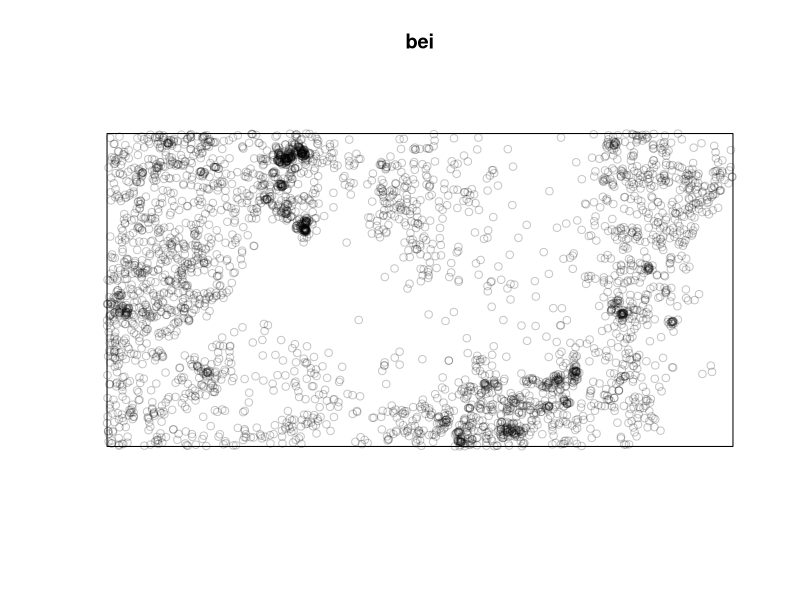
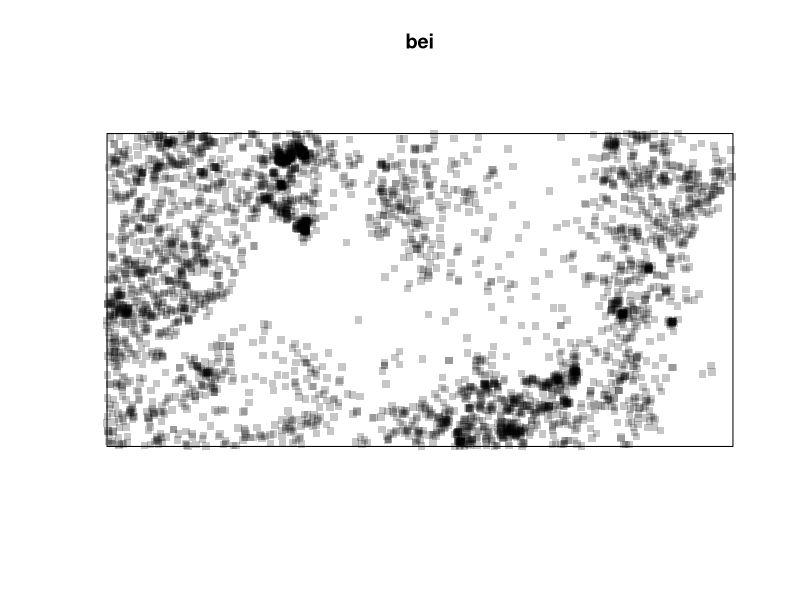
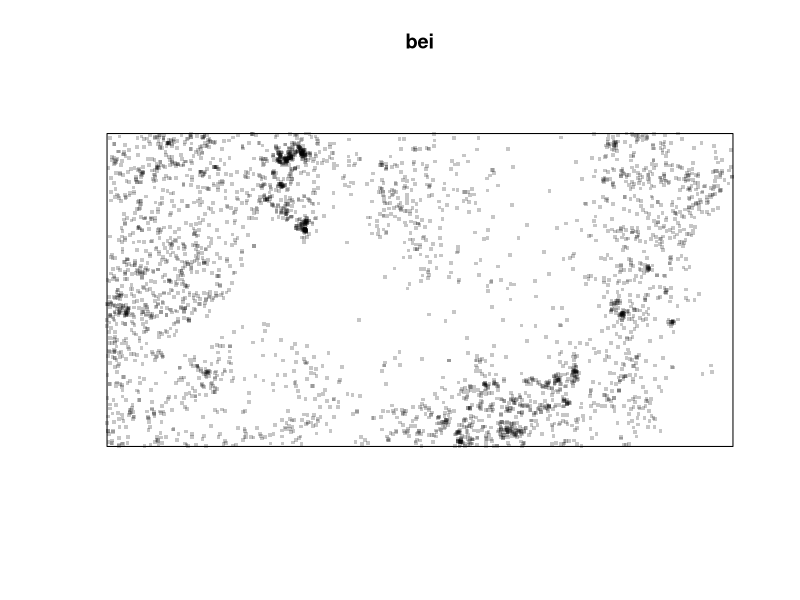
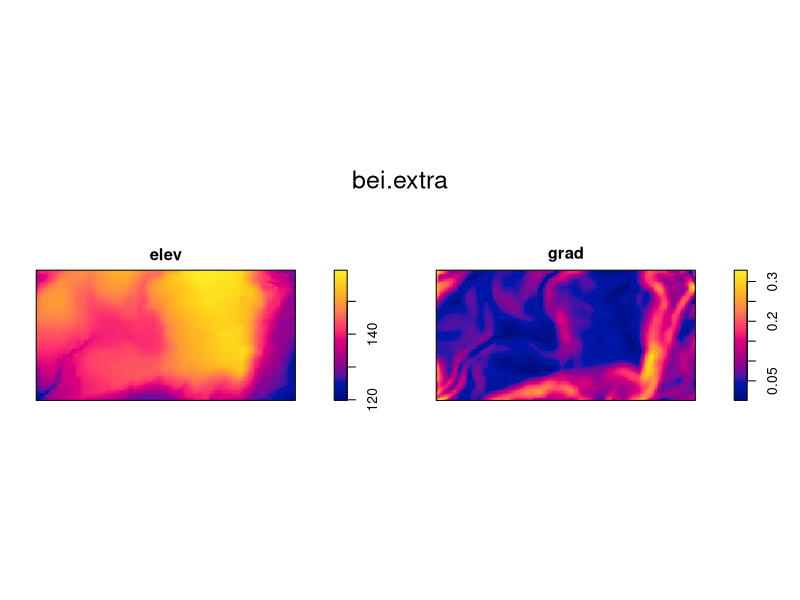
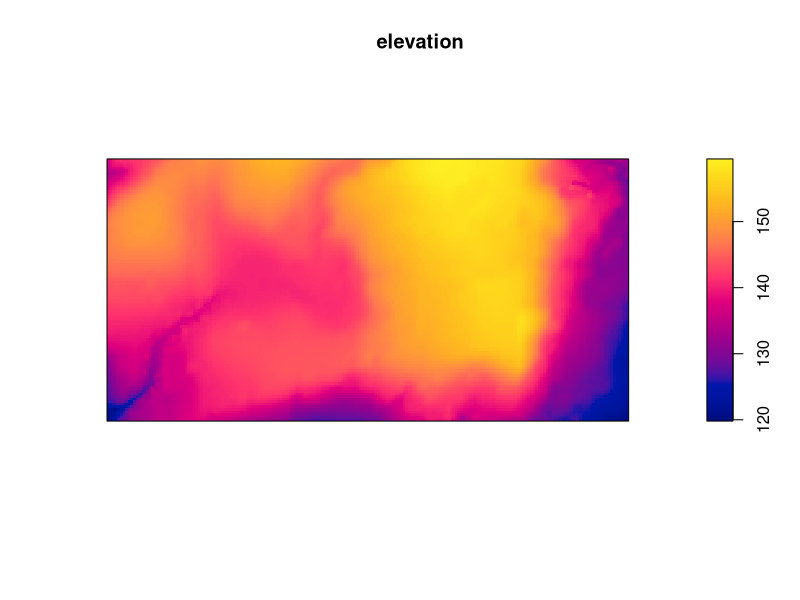

Recreate these plots in R, in order. (Note: this script raises an error after producing the figures.)
# R code for population density

# Installing packages
# install.packages("spatstat")

# Using the package(s)
library(spatstat)

# Recall the data
bei

# Looking at the points in space
plot(bei)

# Changing the pch
plot(bei, pch=15)

# Decrease the dimension
plot(bei, pch=15, cex=.5)

# Drivers
bei.extra

# Plotting variables
plot(bei.extra)


# Subsetting a dataset: NEW CONCEPT!
# There are two different methods to make a subset:
# first: name of the variable and $ symbol
# second: number of the layer and [] for tables, [[]] for map layers

elevation <- bei.extra$elev

# output
plot(elevation)

# output
plot(gradient)

# Subset by the number of the layer/ variable
elevation2 <- bei.extra[[1]]

# In case bei.extra was a table: bei.extra[1]

# Plot the new object

plot(elevation2)

# Creating our first map!
densitymap <- density(bei)

# Output
plot(densitymap)

# Plotting the points on top of the density map
points(bei, cex=.5)

# New Concept! : MULTIFRAME!
# Creating the multiframe
par(mfrow=c(1,2))
plot(elevation)
plot(densitymap)

# Exercise: Put the elevation map on top of the densitymap


par(mfrow=c(2,1))
plot(elevation)
plot(densitymap)
# IF you get any graphical issue here is your friend:
# dev.off()

# Changing colors in our maps
cl <- colorRampPalette(c("blue", "green", "red"))

 # Plot the density map and change its color thanks to cl
plot(densitymap, col= cl)

# Changing colors in our maps
cl <- colorRampPalette(c("magenta1", "green", "mediumpurple"))

# Nuances
cl3 <- colorRampPalette(c("magenta1", "green", "mediumpurple"))(3)
plot(densitymap, col= cl3)
cl10 <- colorRampPalette(c("magenta1", "green", "mediumpurple"))(10)
plot(densitymap, col= cl10)

cl100 <- colorRampPalette(c("magenta1", "green", "mediumpurple"))(100)
plot(densitymap, col= cl100)

# Exercise Make a mf with the map with 10 nuances on top of that with 100
par(mfrow=c(2,1))
plot(densitymap, col= cl10)
plot(densitymap, col= cl100)

# R 
